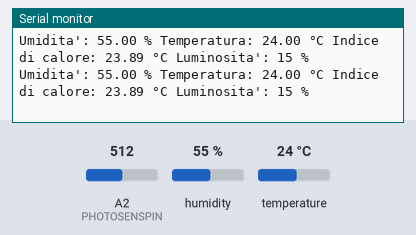
Bench run of a sketch on a simulated Arduino Uno, built with avr-gcc and run on an emulated ATmega328P. Shown: the last lines printed to the serial monitor. The test bench sets the inputs (shaded band); at power-on: A2 (PHOTOSENSPIN) = 512, humidity 55 %, temperature 24 °C.

Above: at 6.3 s.
6.4 s: A2 (PHOTOSENSPIN) set to 672
At 7.3 s:
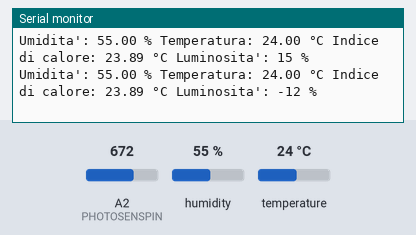
12.7 s: A2 (PHOTOSENSPIN) set to 647
At 13.2 s:
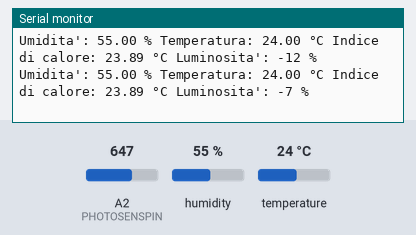
Timing chart, 0 to 15.7 s (numbered marks = the images above; inputs shaded):
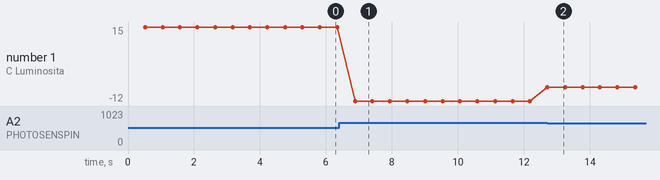

The sketch:

ScriptArduino.ino
```cpp
#include <DHT.h>
#include <DHT_U.h>

#include <Adafruit_Sensor.h>

/* ATTENZIONE: Sono richieste le seguenti librerie Arduino:
 * DHT Sensor Library: https://github.com/adafruit/DHT-sensor-library
 * Adafruit Unified Sensor Lib: https://github.com/adafruit/Adafruit_Sensor
 */

#include "DHT.h"

#define DHTPIN 2     // PIN digitale connesso al PIN "dati" del Sensore DHT 11

#define PHOTOSENSPIN A2

#define DHTTYPE DHT11 // Definizione tipo di sensore utilizzato
DHT dht(DHTPIN, DHTTYPE);

void setup() {
  pinMode(PHOTOSENSPIN, INPUT); // Definizione del PIN di input per il sensore di luminosità.
  Serial.begin(9600); // Baud Rate pari a 9600
  dht.begin(); // Inizializzazione lettura
}

void loop() {
  delay(500); // Attesa di 500 ms tra le misurazioni
  /*
   * NB: La lettura delle misure impiega almeno 250 ms e può richiedere anche 2 secondi, per via di problemi di bufferizzazione.
   */

  float umidita = dht.readHumidity(); // Lettura Umidità (metodo già pronto)
  float temperatura = dht.readTemperature(); // Lettura Temperatura (metodo già pronto, gradi Celsius)

  // Se la lettura è fallita...
  if (isnan(umidita) || isnan(temperatura)) {
    Serial.println(F("LETTURA FALLITA!")); // ...lo indico sulla porta seriale
    return;
  }

  // Calcola l'indice di calore in Gradi Celsius
  float indiceCalore = dht.computeHeatIndex(temperatura, umidita, false);

  int luminosita = 100 - (analogRead(PHOTOSENSPIN)/6);

  Serial.print(F("Umidita': "));
  Serial.print(umidita);
  Serial.print(F(" % Temperatura: "));
  Serial.print(temperatura);
  Serial.print(F(" °C "));
  Serial.print(F("Indice di calore: "));
  Serial.print(indiceCalore);
  Serial.print(F(" °C "));
  Serial.print(F("Luminosita': "));
  Serial.print(luminosita);
  Serial.println(F(" %"));
}
```

Measured:
- after the input at 6.4 s, the serial monitor: prints a new line after 0.48 s (image 1)
- after the input at 12.7 s, the serial monitor: prints a new line at once (image 2)
- plotted number 1: 15 → -12 after the input at 6.4 s, -12 → -7 after the input at 12.7 s
